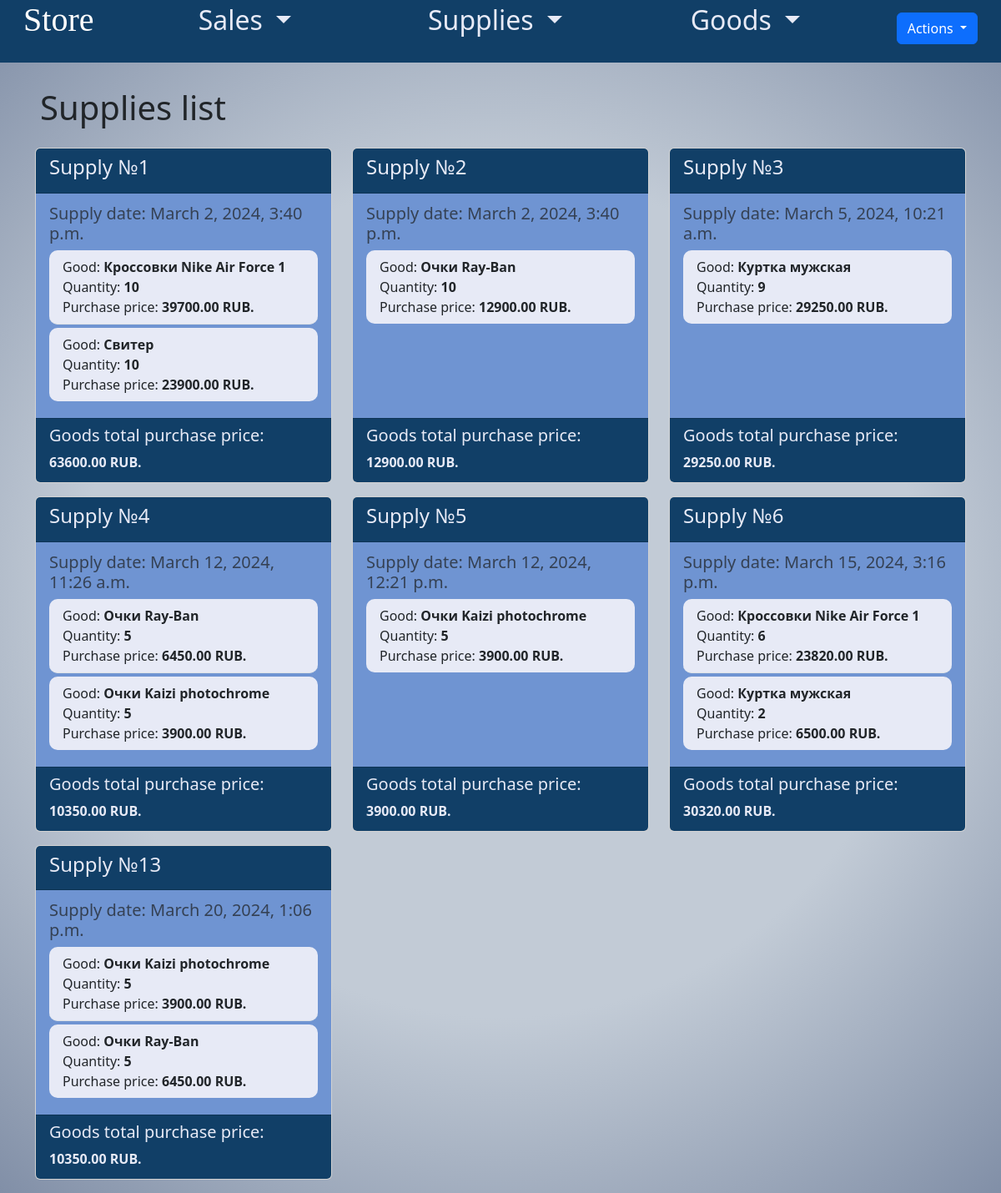
Before: /supply_list/ (signed in) with the older database file.
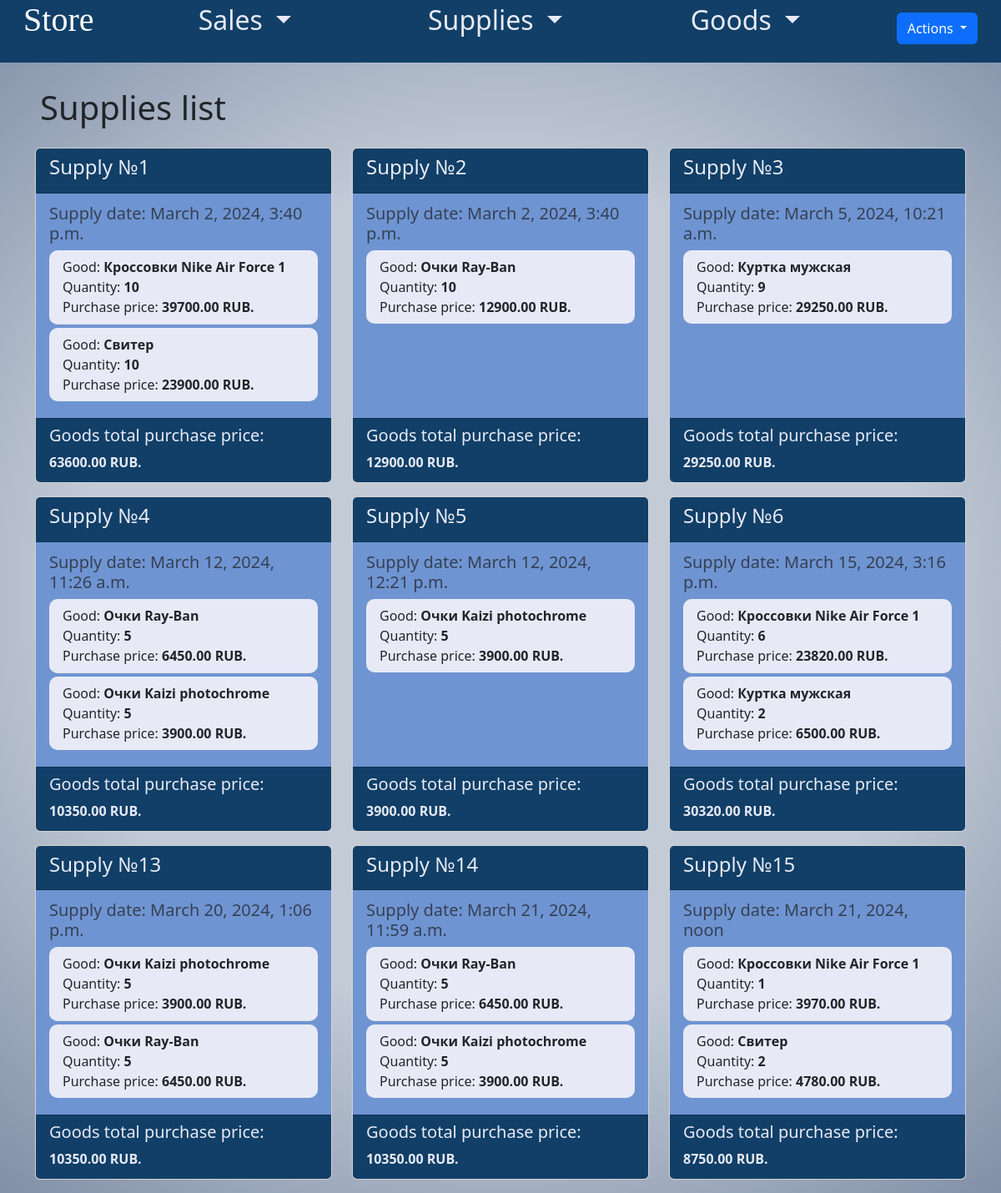
After: the same page with the newer database file.
### app_store/models.py (models this page shows, shortened)
class Supply(models.Model):
    supply_date = models.DateTimeField(auto_now_add=True)
    goods = models.ManyToManyField('Good', through='SupplyGood')
    provider = models.ForeignKey('Provider', on_delete=models.CASCADE, verbose_name='поставщик')
    class Meta:
        db_table = 'supplies'
        verbose_name = 'поставка'
        verbose_name_plural = 'поставки'
    def supply_total_cost(self):
        return sum(good.total_cost() for good in self.supplygood_set.all())

class SupplyGood(models.Model):
    supply = models.ForeignKey(Supply, on_delete=models.CASCADE)
    good = models.ForeignKey('Good', on_delete=models.CASCADE)
    quantity = models.PositiveIntegerField()
    def total_cost(self):
        return self.good.purchase_price * self.quantity

class Good(models.Model):
    name = models.CharField(max_length=30, db_index=True,
                            verbose_name='название товара')
    part_number = models.CharField(max_length=10, verbose_name='артикул', default='')
    category = models.ForeignKey(GoodCategory, on_delete=models.CASCADE,
                                 verbose_name='категория',
                                 null=True)
    selling_price = models.DecimalField(max_digits=10, decimal_places=2,verbose_name='цена продажи')
    purchase_price = models.DecimalField(max_digits=10, decimal_places=2,verbose_name='закупочная цена')
    description = models.TextField(verbose_name='описание товара')
    image = models.ImageField(upload_to='goods/',
                              verbose_name='картинка товара',blank=True, null=True)
    quantity = models.IntegerField(verbose_name='кол-во товара', default=0)
    sold_quantity = models.IntegerField(default=0, verbose_name='кол-во продано')
    manufacturer = models.CharField(max_length=30, verbose_name='производитель')
    class Meta:
        db_table = 'good'
        verbose_name = 'товар'
        verbose_name_plural = 'товары'

### app_store/views.py (the view)
# urls.py: path('supply_list/', SupplyListView.as_view(), name='supply_list'),
class SupplyListView(LoginRequiredMixin, ListView):
    model = Supply
    template_name = 'app_store/supply_list.html'
    context_object_name = 'supplies'

### app_store/templates/app_store/supply_list.html
{% extends 'app_store/base.html' %}
{% load i18n %}
{% block content %}
<h1 class="ms-5">{% trans "Список поставок" %}</h1>
<div class="container mt-4">
    <div class="row">
        {% for supply in supplies %}
        <div class="col-md-4 mb-3">
            <div class="card h-100">
                <div class="card-header" style="background-color: #113f67; color: #e7eaf6;">
                    <h4 class="card-title">{% trans "Поставка" %} №{{ supply.id }}</h4>
                </div>
                <div class="card-body" style="background-color: #6F94D2;">
                    <h5 class="card-subtitle mb-2 text-muted">{% trans "Дата поставки" %}: {{ supply.supply_date }}</h5>
                    <ul class="list-group list-group-flush">
                        {% for good in supply.supplygood_set.all %}
                        <li style="background-color: #e7eaf6; border-radius: 10px;" class="list-group-item mb-1">
                            {% trans "Товар" %}: <strong>{{ good.good.name }}</strong><br>
                            {% trans "Количество" %}: <strong>{{ good.quantity }}</strong> <br>
                            {% trans "Закупочная Стоимость" %}: <strong>{{ good.total_cost }} RUB.</strong>
                        </li>
                        {% endfor %}
                    </ul>
                </div>
                <div class="card-footer" style="background-color: #113f67; color: #e7eaf6;">
                    <h5 class="card-text">{% trans "Общая закупочная стоимость товаров" %}:</h5>
                    <p class="card-text mb-1"><strong> {{ supply.supply_total_cost }} RUB.</strong></p>
                </div>
            </div>
        </div>
        {% empty %}
        <div class="col-md-12">
            <p>{% trans "Нет поставок" %}.</p>
        </div>
        {% endfor %}
    </div>
</div>
{% endblock %}

### app_store/templates/app_store/base.html (shortened to what this page needs)
{% load static %}
{% load i18n %}
<!DOCTYPE html>
<html lang="en">
<head>
    {% block links %}
    <link rel="stylesheet" type="text/css" href="{% static 'app_store/css/style1.css' %}">
    <link rel="stylesheet" href="https://cdn.jsdelivr.net/npm/bootstrap@5.3.2/dist/css/bootstrap.min.css">
    {% endblock %}
</head>
<body style="background: rgb(194,203,214);
background: radial-gradient(circle, rgba(194,203,214,1) 54%, rgba(129,143,167,1) 100%);">
{% block header %}
    <header class="header">
        <div class="d-flex justify-content-around mb-3">
            <h1 style="font-family: Brush Script MT, cursive; color: white;">Store</h1>
                <div class="linksDiv">
                    <div class="linkItem dropdown">
                        <a class="headerText dropdown-toggle" href="#" role="button" id="dropdownMenuLink" data-bs-toggle="dropdown" aria-expanded="false">
                           {% trans "Продажи" %}
                        </a>
                    </div>
                    <div class="linkItem dropdown">
                        <a class="headerText dropdown-toggle" href="#" role="button" id="dropdownMenuLink1" data-bs-toggle="dropdown" aria-expanded="false">
                            {% trans "Поставки" %}
                        </a>
                    </div>
                    <div class="linkItem dropdown">
                        <a class="headerText dropdown-toggle" href="#" role="button" id="dropdownMenuLink2" data-bs-toggle="dropdown" aria-expanded="false">
                            {% trans "Товары" %}
                        </a>
                    </div>
                </div>
            <div class="d-flex justify-content-between align-items-center">
                {% if request.user.is_authenticated %}
            <div class="dropdown">
              <button class="btn btn-primary dropdown-toggle mb-2" type="button" data-bs-toggle="dropdown" aria-expanded="false">
                {% trans "Действия" %}
              </button>
                      {% get_current_language as LANGUAGE_CODE %}
                      {% get_available_languages as LANGUAGES %}
                      {% get_language_info_list for LANGUAGES as languages %}
            </div>
                {% endif %}
            </div>
        </div>
    </header>
{% endblock %}
{% block content %}
{% endblock %}
</body>
</html>

### app_store/static/app_store/css/style1.css (style rules this page uses)
.header { height: 75px; background-color: #113f67; margin-bottom: 30px; }
.headerText { color: #e7eaf6; text-decoration: none; }
.linksDiv { width: 850px; display: flex; justify-content: space-between; font-size: 32px; color: #e7eaf6; }
.linkItem { margin: 0px; text-align: center; width: 250px; height: 75px; }

Changed rows visible on the page:
added Supply: id "14", supply_date "March 21, 2024, 11:59 a.m.", supply_total_cost "10350.00"
added SupplyGood: good.name "Очки Ray-Ban", quantity "5", total_cost "6450.00", shown under "Supply"
added SupplyGood: good.name "Очки Kaizi photochrome", quantity "5", total_cost "3900.00", shown under "Supply"
added Supply: id "15", supply_date "March 21, 2024, noon", supply_total_cost "8750.00"
added SupplyGood: good.name "Кроccовки Nike Air Force 1", quantity "1", total_cost "3970.00", shown under "Supply"
added SupplyGood: good.name "Свитер", quantity "2", total_cost "4780.00", shown under "Supply"
